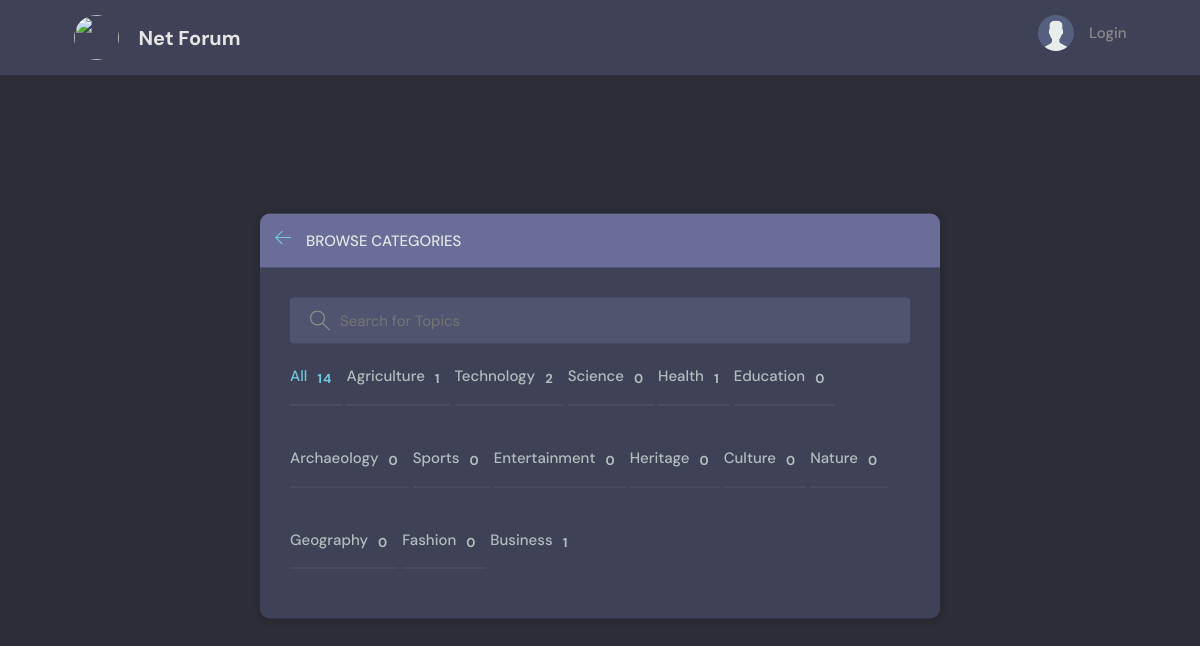
Page /topics/ on the committed database.
### base/models.py (models this page shows, shortened)
class Topic(models.Model):
    name = models.CharField(max_length=200)

### base/views.py (the view)
# urls.py: path('topics/', views.topicsPage, name="topics"),
def topicsPage(request):
    q = request.GET.get('q')  if request.GET.get('q') != None else ''
    topics = Topic.objects.filter(name__icontains=q)
    context_dic = {'topics' : topics}
    return render(request, 'base/topics.html', context_dic)

### base/templates/base/topics.html (shortened to what this page needs)
{% extends 'main.html' %}
{% block content %}
    <main class="create-room layout">
      <div class="container">
        <div class="layout__box">
          <div class="layout__boxHeader">
            <div class="layout__boxTitle">
              <a href="{% url 'home' %}">
                <svg version="1.1" xmlns="http://www.w3.org/2000/svg" width="32" height="32" viewBox="0 0 32 32">
                  <title>arrow-left</title>
                  <path
                    d="M13.723 2.286l-13.723 13.714 13.719 13.714 1.616-1.611-10.96-10.96h27.625v-2.286h-27.625l10.965-10.965-1.616-1.607z"
                  ></path>
                </svg>
              </a>
              <h3>Browse Categories</h3>
            </div>
          </div>
          <div class="topics-page layout__body">
            <form action="" method="GET" class="header__search">
              <label>
                <input name="q" placeholder="Search for Topics" />
              </label>
            </form>
            <ul class="topics__list">
              <li>
                <a href="{% url 'topics' %}" class="active">All <span>{{topics.count}}</span></a>
              </li>
              {% for topic in topics%}
              <li>
                <a href="{% url 'home' %}?q{{topic.name}}">{{topic.name}}<span>{{topic.room_set.all.count}}</span></a>
              </li>
              {% endfor %}
            </ul>
          </div>
        </div>
      </div>
    </main>
{% endblock content%}

### templates/main.html (shortened to what this page needs)
<!DOCTYPE html>
{% load static %}
<html lang="en">
  <head>
    <link rel="stylesheet" href="{% static 'styles/style.css' %}" />
  </head>
  <body>
    {% include 'navbar.html' %}
    {% block content  %}
    {% endblock  %}
  </body>
</html>

### templates/navbar.html (shortened to what this page needs)
{% load static %}
<header class="header header--loggedIn">
    <div class="container">
      <a href="{% url 'home' %}" class="header__logo">
        <img id="logo" src="{% static 'images/logo.jpg' %}" />
        <h1>Net Forum</h1>
      </a>
      <nav class="header__menu">
        {% if request.user.is_authenticated %}
        <div class="header__user">
          <a href="{% url 'user-profile' user.id %}">
            <div class="avatar avatar--medium active">
              <img src="{{request.user.avatar.url}}" />
            </div>
            <p>{{request.user.username}}<span>@{{request.user.username}}</span></p>
          </a>
          <button class="dropdown-button">
            <svg version="1.1" xmlns="http://www.w3.org/2000/svg" width="32" height="32" viewBox="0 0 32 32">
              <title>chevron-down</title>
              <path d="M16 21l-13-13h-3l16 16 16-16h-3l-13 13z"></path>
            </svg>
          </button>
        </div>
        {% else %}
        <a href="{% url 'login' %}">
          <img src="{% static 'images/avatar.svg' %}" />
          <p>Login</p>
        </a>
        {% endif %}
      </nav>
    </div>
  </header>

### static/styles/style.css (style rules this page uses)
:root { --color-main: #71c6dd; --color-main-light: #e1f6fb; --color-dark: #3f4156; --color-dark-medium: #51546e; --color-dark-light: #696d97; --color-light: #e5e5e5; --color-gray: #8b8b8b; --color-light-gray: #b2bdbd; --color-bg: #2d2d39; --color-success: #5dd693; --color-error: #fc4b0b; }
* { font-family: "DM Sans", -apple-system, BlinkMacSystemFont, "Segoe UI", Roboto, Oxygen, Ubuntu, Cantarell, "Open Sans", "Helvetica Neue", sans-serif; margin: 0; padding: 0; box-sizing: border-box; text-rendering: optimizeLegibility; font-size: inherit; }
html { font-size: 56.25%; }
@media only screen and (min-width: 1200px) { html { font-size: 62.5%; } }
body { line-height: 1.6; font-weight: 400; font-size: 1.5rem; color: var(--color-light-gray); background-color: var(--color-bg); min-height: 100vh; }
img { width: 100%; }
a { display: inline-block; color: var(--color-main); text-decoration: none; }
.container { max-width: 120rem; width: 90%; margin: auto; }
.header { padding: 1.5rem; background-color: var(--color-dark); }
.header > .container { display: flex; gap: 9.5rem; }
.header__logo, .header__user { display: flex; gap: 2rem; align-items: center; }
.header__logo > img { height: 3.2rem; width: 3.2rem; }
.header__logo > h1 { font-weight: 700; font-size: 2rem; color: var(--color-light); }
.header__search > label { background-color: var(--color-dark-medium); padding: 1.3rem 1rem; display: flex; align-items: center; gap: 1rem; border-radius: 4px; }
.header__search svg { fill: var(--color-gray); width: 2rem; height: 2rem; margin-left: 1rem; }
.header__search input { width: 30rem; background: transparent; border: none; outline: none; color: var(--color-light); }
.header__menu { margin-left: auto; position: relative; }
.header__menu a { display: flex; gap: 1.5rem; align-items: center; font-weight: 500; text-decoration: none; color: var(--color-gray); }
.header__menu img { height: 3.6rem; }
.header__menu p { line-height: 1.2; }
.layout { margin-top: 2.4rem; }
.layout > .container { display: flex; justify-content: space-between; align-items: flex-start; }
.layout__box { width: 90%; max-width: 48rem; min-height: 40rem; position: absolute; top: 50%; left: 50%; transform: translate(-50%, -46%); background-color: var(--color-dark); border-radius: 1rem; box-shadow: 1px 1px 6px 3px rgba(0, 0, 0, 0.1); overflow: hidden; }
.layout__boxHeader { display: flex; padding: 1.5rem; background-color: var(--color-dark-light); }
.layout__boxTitle { display: flex; gap: 1.5rem; align-items: center; }
.layout__boxTitle h3 { text-transform: uppercase; font-weight: 500; color: var(--color-light); }
.layout__boxTitle svg { width: 1.6rem; height: 1.6rem; fill: var(--color-main); }
.layout__body { margin: 3rem; }
.topics__list { list-style: none; }
.topics__list li a { display: flex; justify-content: space-between; margin-bottom: 3rem; font-weight: 500; color: var(--color-light-gray); transition: all 0.3s ease-in-out; }
.topics__list li a.active, .topics__list li a:hover { color: var(--color-main); }
.topics__list li a span { padding: 0.5rem 1rem; background-color: var(--color-dark); border-radius: 3px; font-size: 1.3rem; font-weight: 700; letter-spacing: 1px; }
.topics-page .topics__list li:not(:last-child) a { margin: 2rem 0; padding-bottom: 1rem; text-decoration: none; border-bottom: 1px solid var(--color-dark-medium); }
.topics-page .header__search { display: block; }
.create-room.layout .layout__box { max-width: 68rem; }
ul { padding: 0; list-style-type: none; }
.social-links ul, li { list-style-type: none; display: inline-block; }

### templates/navbar.html (style rules this page uses)
#logo { height: 45px; width: 45px; border-radius: 50%; }

### rows in the picture
Topic: name "Agriculture", room_set.all.count "1"
Topic: name "Technology", room_set.all.count "2"
Topic: name "Science", room_set.all.count "0"
Topic: name "Health", room_set.all.count "1"
Topic: name "Education", room_set.all.count "0"
Topic: name "Archaeology", room_set.all.count "0"
Topic: name "Sports", room_set.all.count "0"
Topic: name "Entertainment", room_set.all.count "0"
Topic: name "Heritage", room_set.all.count "0"
Topic: name "Culture", room_set.all.count "0"
Topic: name "Nature", room_set.all.count "0"
Topic: name "Geography", room_set.all.count "0"
Topic: name "Fashion", room_set.all.count "0"
Topic: name "Business", room_set.all.count "1"

### other values in the picture
{{ topics.count }} "14"
